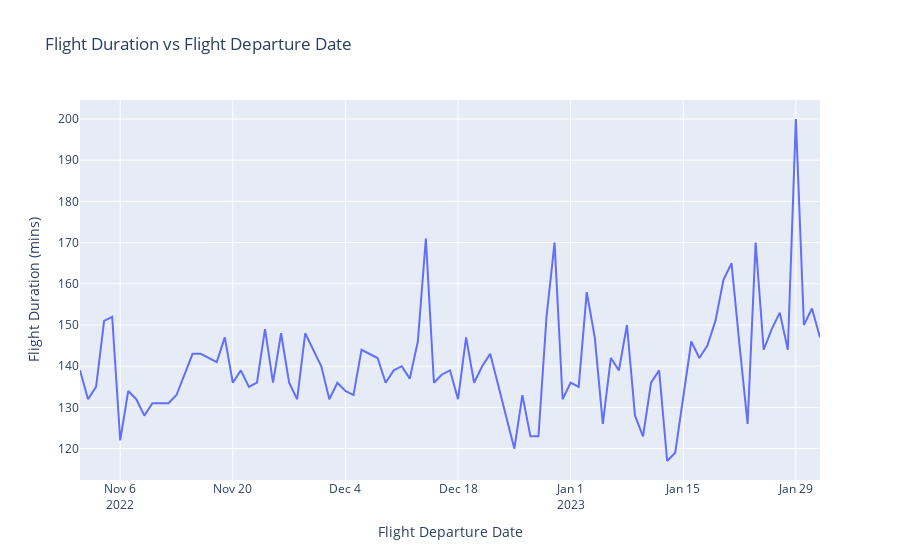

The cell this chart's notebook holds for it:
### Markdown cell above
## Plot Flight Duration Over Time

### Code cell
layout = go.Layout(
    title = "Flight Duration vs Flight Departure Date",
    xaxis = {"title": "Flight Departure Date"},
    yaxis = {"title": "Flight Duration (mins)"},
)

fig = go.Figure(layout=layout)

fig.add_trace(go.Scatter(
    x = list(map(lambda d: date.fromtimestamp(d),departure_data)),
    y = duration_data
))
